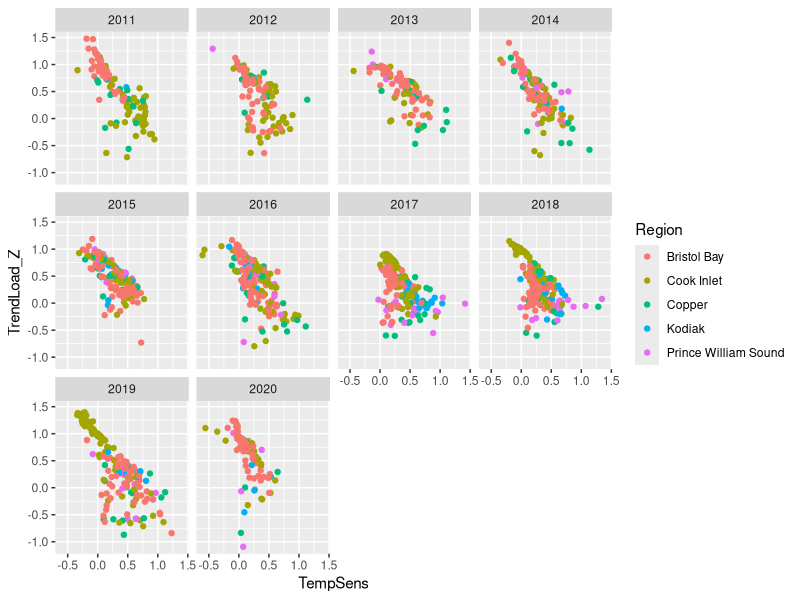
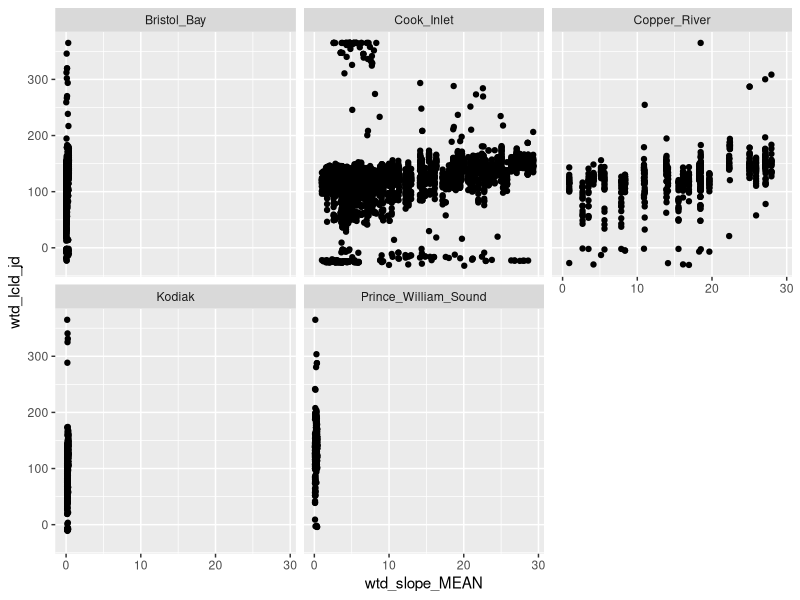
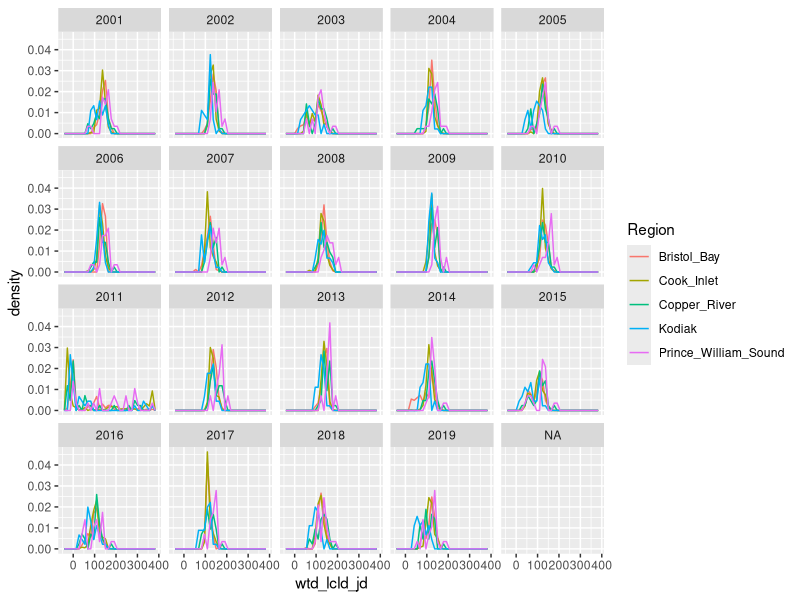
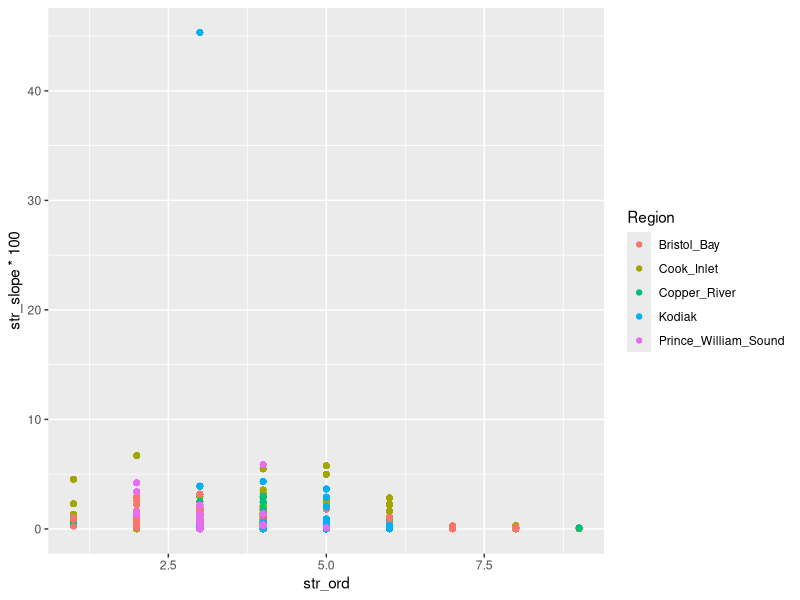
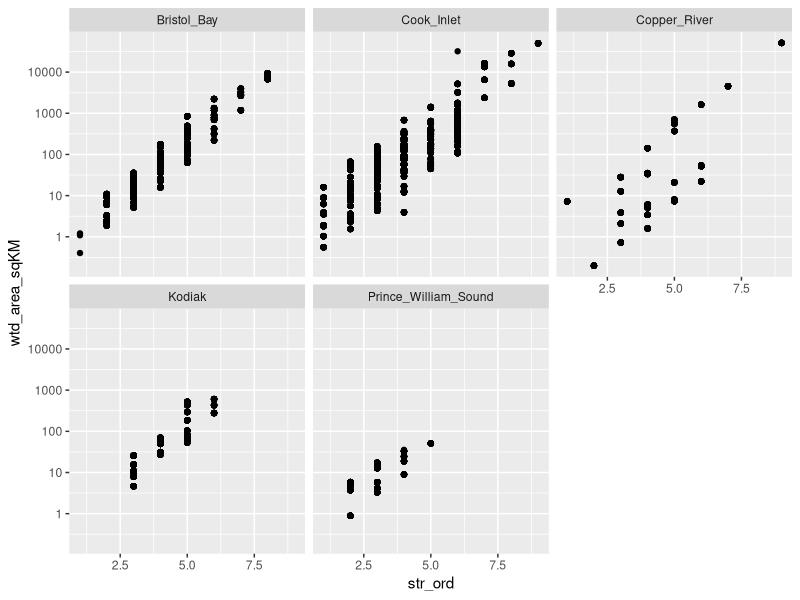
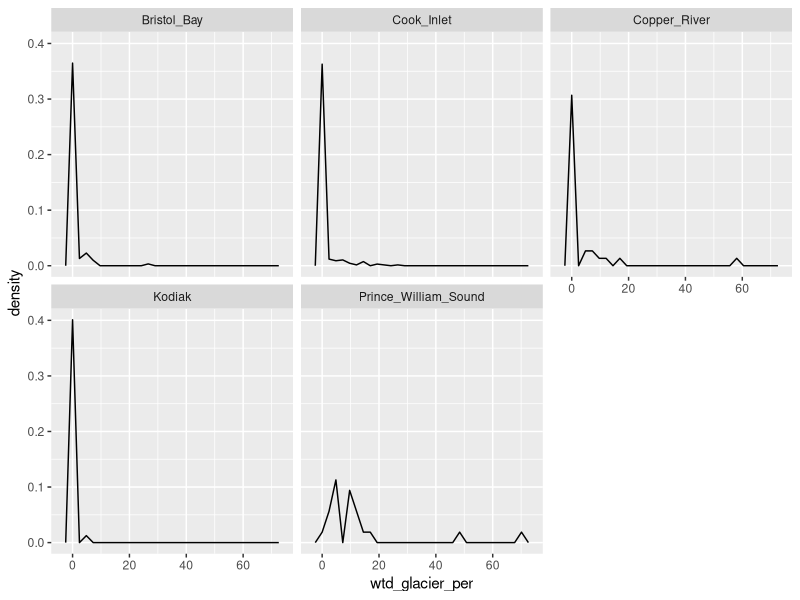
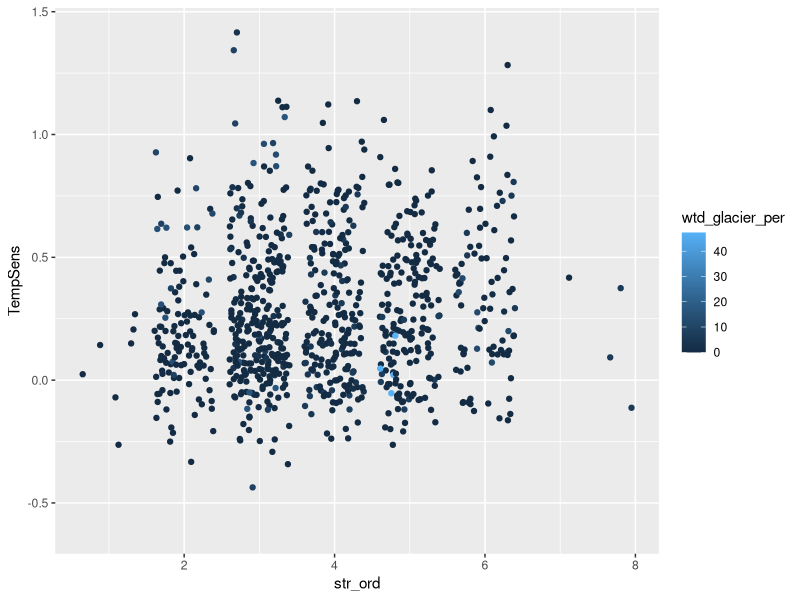
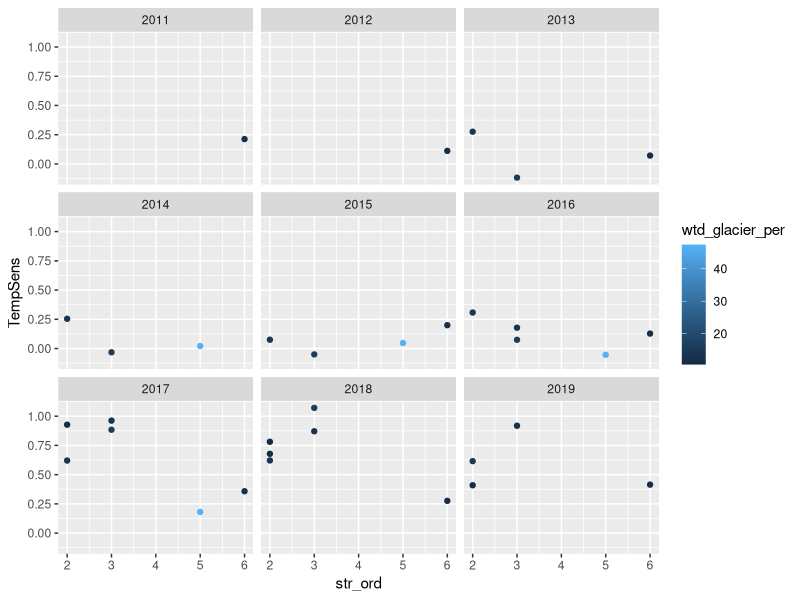

These figures' R source, in order:
## ---- chunk 1
knitr::opts_chunk$set(echo = TRUE)

library(tidyverse)
## ---- chunk 2

ts_dat <- read_csv("DFA/output_8Nov21/GlobalModelEstimates_1trend_DUE.csv")
trend_dat <- read_csv("DFA/output_8Nov21/GlobalTrends_1trend_DUE.csv")

## ---- chunk 3

ts_dat %>% 
  ggplot(aes(TempSens, TrendLoad_Z)) +
  geom_point(aes(color = Region)) +
  facet_wrap(~Year)

## ---- chunk 4
getwd()
#Data from covariates script
cov.df.raw <- read.csv(file = 'data_preparation/sensitivity_drivers/AKSSF_Covariates.csv', header = TRUE) 
#Data from spatial join script
sites.df <- read.csv(file = 'data_preparation/sensitivity_drivers/AKSSF_sites_sj_maxfac.csv', header = TRUE)
#Data from Modis Script
lcld.df <- read.csv(file = 'data_preparation/sensitivity_drivers/AKSSF_wtd_lcld_mn.csv', header = TRUE)
lcld_cols <-  c("wtd_lcld_mn_2001","wtd_lcld_mn_2002", "wtd_lcld_mn_2003",
                "wtd_lcld_mn_2004","wtd_lcld_mn_2005", "wtd_lcld_mn_2006",
                "wtd_lcld_mn_2007", "wtd_lcld_mn_2008", "wtd_lcld_mn_2009",
                "wtd_lcld_mn_2010", "wtd_lcld_mn_2011", "wtd_lcld_mn_2012",
                "wtd_lcld_mn_2013","wtd_lcld_mn_2014", "wtd_lcld_mn_2015",
                "wtd_lcld_mn_2016", "wtd_lcld_mn_2017", "wtd_lcld_mn_2018",
                "wtd_lcld_mn_2019")

lcld.long <- lcld.df %>% 
  pivot_longer(cols = wtd_lcld_mn_2001:wtd_lcld_mn_2019, names_to = "metric", values_to = "wtd_lcld") %>% 
  mutate(Year = as.numeric(substr(metric, 13, 17)),
         wtd_lcld_jd = wtd_lcld - 365) %>% 
  select(-metric)

#dput(colnames(sites.df))
site_keep_cols <- c("SiteID","region", "cat_ID_con", "site_max_acc", "site_acc_sqKm",
                    "Area_km2","area_diff","size_diff", "lat", "lon",
                    'str_ord','str_slope',"cat_ID_con")

sites.df <- sites.df %>% 
  mutate( region = sub("_$","",gsub('[[:digit:]"]+', '', cat_ID_con)),
  size_diff =  case_when(area_diff >0~'Larger', area_diff <0~'Smaller',
                        TRUE~'No Change')) %>% 
  subset(select = site_keep_cols )
  
#dput(colnames(cov.df))
wtd_keep_cols <- c("cat_ID_con", "cat_ID", "region", "cat_slope_MIN", "cat_slope_MAX",
  "cat_slope_MEAN", "cat_slope_STD", "cat_slope_SUM", "cat_elev_MIN", 
  "cat_elev_MAX", "cat_elev_MEAN", "cat_elev_STD", "wtd_elev_MIN",
  "wtd_elev_MAX", "wtd_elev_MEAN", "wtd_elev_STD", "wtd_slope_MIN",
  "wtd_slope_MAX", "wtd_slope_MEAN", "wtd_slope_STD", "wtd_north_per", 
  "wtd_wet_per","wtd_lake_per","wtd_glacier_per","wtd_area_sqKM")


cov.df <- cov.df.raw %>%
  mutate(wtd_area_sqKM = wtd_elev_AREA *1e-6) %>% 
  subset(select = wtd_keep_cols )

# Convert na to 0
cov.df[is.na(cov.df)] <- 0

cov.all <- left_join(sites.df %>% select(SiteID, cat_ID_con, Region = region, str_ord, str_slope),
                     cov.df)

cov.all <- left_join(cov.all, lcld.long)
summary(cov.all)
## ---- chunk 5

names(cov.all)

#watershed slopes are wrong for synthetic networks and 10 m dem, need to figure out.
cov.all %>% 
  group_by(Region) %>% 
  summarize(meanslope = mean(wtd_slope_MEAN))

#look ok
cov.all %>% 
  group_by(Region) %>% 
  summarize(meanslope = mean(wtd_elev_MEAN))

#problem with 2011, need to use tif with "_c" at end.
cov.all %>% 
  filter(wtd_lcld_jd <0)

cov.all %>% 
  ggplot(aes(x = wtd_slope_MEAN, y = wtd_lcld_jd)) +
  geom_point() +
  facet_wrap(~Region)
## ---- chunk 6

#these sort of match up to hillside snowtel (2006-2019) april 1st swe 
# lowest years 2015, 2014, 2019
# biggest years 2012 by a lot, then 2007-2010 all about the same
cov.all %>% 
  group_by(Region, Year) %>% 
  summarize(meanlcld = mean(wtd_lcld_jd)) %>% 
  pivot_wider(names_from = Year, values_from = meanlcld, names_sort = TRUE)

#definite problem with 2011
cov.all %>% 
  ggplot() +
  geom_freqpoly(aes(x = wtd_lcld_jd, after_stat(density), color = Region)) +
  facet_wrap(~Year)
## ---- chunk 7
#one slope outlier here. Also, are these percentages? Should they be x 100? Then that outlier would probably be wrong.
cov.all %>% 
  ggplot(aes(str_ord, str_slope*100)) +
  geom_point(aes(color = Region)) 

cov.all %>% 
  filter(str_slope*100 < 0.01) %>% 
  distinct(Region, SiteID, str_slope)

#some site on Kodiak - 15297475, maybe an fws site? Should be checked.
cov.all %>% filter(str_slope > .3)

cov.all %>% 
  ggplot(aes(str_ord, wtd_area_sqKM)) +
  geom_point() +
  scale_y_log10() +
  facet_wrap(~Region)

# a few strange low order streams in copper river on log scale
cov.all %>% 
  filter(Region == "Copper_River", str_ord < 3) %>% 
  distinct(SiteID, str_ord, wtd_area_sqKM)

#cik_34 is wrong. it grabbed the entire susitna! I think we'll need to shift the point and rerun everything....rrrghhh.
cov.all %>% 
  filter(str_ord == 6, wtd_area_sqKM > 30000)

#also strange, 4 usgs sites all 7th order but very different watersheds.
#15291000 is the topmost site, but hard to believe it should really be 7th order, network very messy in this area.
cov.all %>% 
  filter(str_ord %in% c(7:8), Region == "Cook_Inlet") %>% 
  distinct(SiteID, str_ord, wtd_area_sqKM) %>% 
  arrange(wtd_area_sqKM)
## ---- chunk 8
cov.all %>% 
  distinct(Region, SiteID, wtd_glacier_per) %>% 
  ggplot() +
  geom_freqpoly(aes(x = wtd_glacier_per, after_stat(density))) +
  facet_wrap(~ Region) 

cov.all %>% 
  distinct(Region, SiteID, cat_ID_con, wtd_glacier_per) %>% 
  filter(wtd_glacier_per > 5) %>% 
  arrange(desc(wtd_glacier_per))

cov.all %>% 
  distinct(Region, SiteID, cat_ID_con, wtd_lake_per) %>% 
  filter(wtd_lake_per > 5) %>% 
  arrange(desc(wtd_lake_per))
## ---- chunk 9
model.dat <- left_join(ts_dat %>% select(SiteID, Year, TempSens), cov.all)

model.dat %>% 
  ggplot(aes(y = TempSens, x = str_ord)) +
  geom_jitter(aes(color = wtd_glacier_per))

model.dat %>% 
  filter(wtd_glacier_per > 10) %>% 
  ggplot(aes(y = TempSens, x = str_ord)) +
  geom_point(aes(color = wtd_glacier_per)) +
  facet_wrap(~Year)

